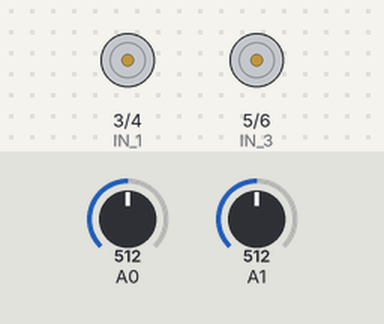
Recording of a sketch running on a simulated Arduino Uno, built with avr-gcc and run on an emulated ATmega328P. Shown: motor-driver pin pairs drawn as motors (green arrow = first pin HIGH = forward, orange = second pin HIGH = backward, longer = more drive). Inputs (shaded band) come from the test bench; at power-on: A0 = 512, A1 = 512.

Above: at 1.2 s.
1.3 s: A0 set to 541
2.8 s: A0 set to 568
At 3.8 s:
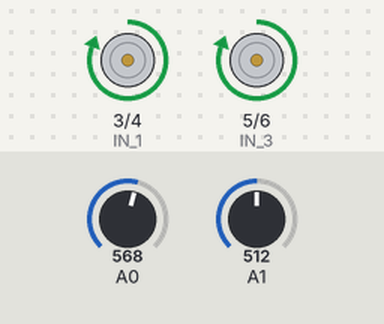
4.3 s: A0 set to 420
At 5.0 s:
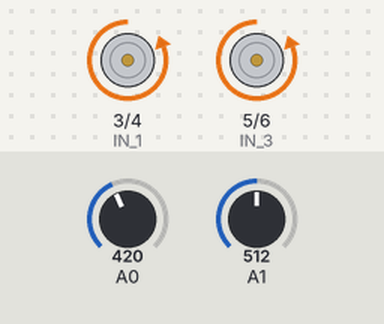
5.8 s: A0 set to 448
At 6.1 s:
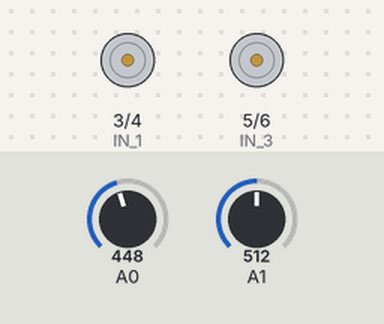
7.3 s: A0 set to 560
At 8.5 s:
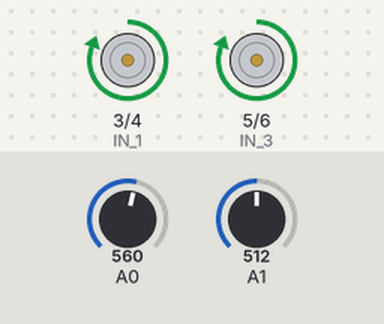
Timing chart, 0 to 9.8 s (numbered marks = the images above; inputs shaded):
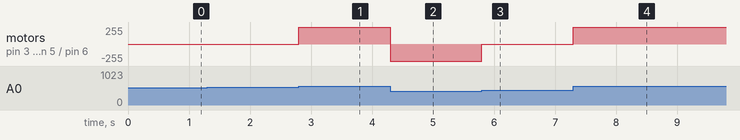

The sketch:

20220330_Arduino_XYControl.ino
```cpp
void setup() {
  Serial.begin(9600);
  pinMode(3,OUTPUT);//IN_1
  pinMode(4,OUTPUT);//IN_2
  pinMode(5,OUTPUT);//IN_3
  pinMode(6,OUTPUT);//IN_4
  pinMode(A0,INPUT);//X
  pinMode(A1,INPUT);//Y
}
void loop() {
  if(analogRead(A0)>550){//X軸>550(向前)
    digitalWrite(3,HIGH);
    digitalWrite(4,LOW);
    digitalWrite(5,HIGH);
    digitalWrite(6,LOW);
  }
  else if(analogRead(A0)<430){//X軸<430(向後)
    digitalWrite(3,LOW);
    digitalWrite(4,HIGH);
    digitalWrite(5,LOW);
    digitalWrite(6,HIGH);
  }
  else{//550>X軸>430(中間)
    if(analogRead(A1)>550){//Y軸>550(向前)
    digitalWrite(3,HIGH);
    digitalWrite(4,LOW);
    digitalWrite(5,HIGH);
    digitalWrite(6,LOW);
  }
  else if(analogRead(A1)<430){//Y軸<430(向後)
    digitalWrite(3,LOW);
    digitalWrite(4,HIGH);
    digitalWrite(5,LOW);
    digitalWrite(6,HIGH);
  }
  else{//550>Y軸>430(中間)
    digitalWrite(3,LOW);
    digitalWrite(4,LOW);
    digitalWrite(5,LOW);
    digitalWrite(6,LOW);
  }
  }

}
```

Measured:
- the behaviour switches between 550 and 551 on A0 (found by bisection; images 0 and 1)
- the behaviour switches between 429 and 430 on A0 (found by bisection; images 2 and 3)
- after the input at 1.3 s, every drawn part: stays the same
- after the input at 2.8 s, motor on pin 3 (IN_1) / pin 4 (IN_2), motor on pin 5 (IN_3) / pin 6 (IN_4): stopped → forward 255/255 at once
- after the input at 4.3 s, motor on pin 3 (IN_1) / pin 4 (IN_2), motor on pin 5 (IN_3) / pin 6 (IN_4): forward 255/255 → backward 255/255 at once
- after the input at 5.8 s, motor on pin 3 (IN_1) / pin 4 (IN_2), motor on pin 5 (IN_3) / pin 6 (IN_4): backward 255/255 → stopped at once
- after the input at 7.3 s, motor on pin 3 (IN_1) / pin 4 (IN_2), motor on pin 5 (IN_3) / pin 6 (IN_4): stopped → forward 255/255 at once
